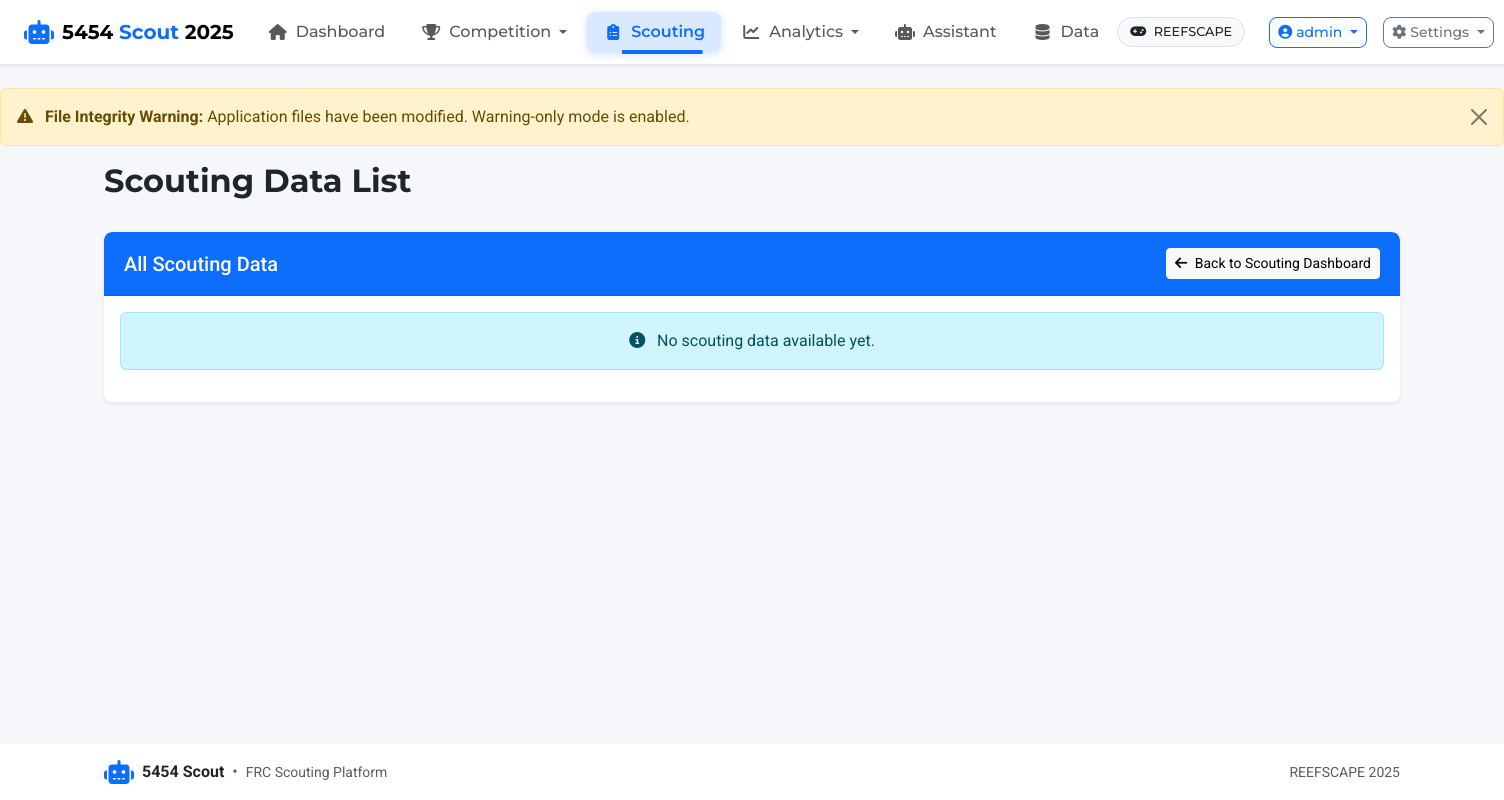
The page /scouting/list (signed in) on the database as committed earlier.
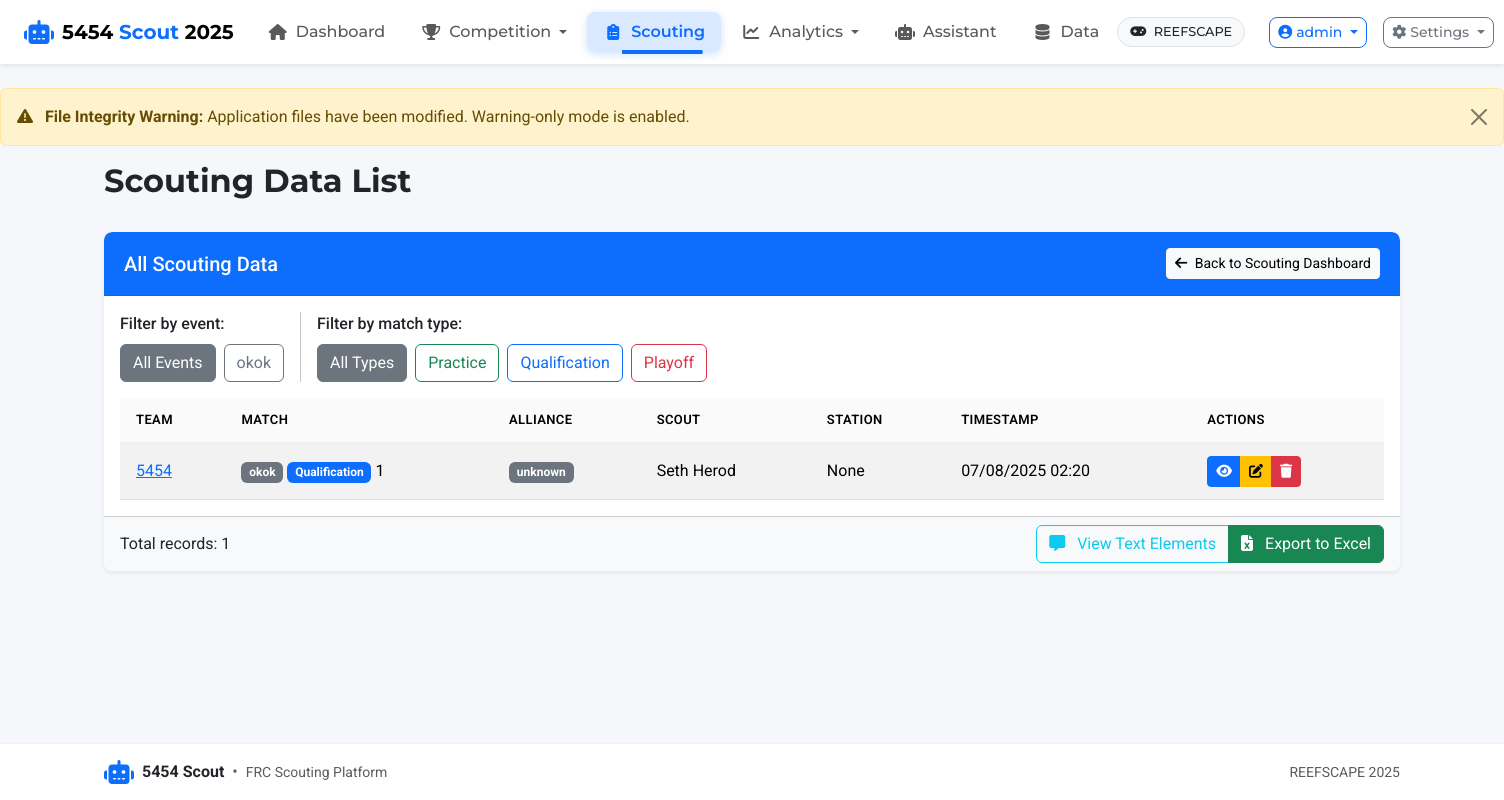
The same page on the database as committed later.
### app/models.py (models this page shows, shortened)
class Event(db.Model):
    id = db.Column(db.Integer, primary_key=True)
    name = db.Column(db.String(100), nullable=False)
    code = db.Column(db.String(20), unique=True)  # Event code like "CALA" or "NYRO"
    location = db.Column(db.String(100))
    start_date = db.Column(db.Date)
    end_date = db.Column(db.Date)
    year = db.Column(db.Integer, nullable=False)
    matches = db.relationship('Match', backref='event', lazy=True)

class ScoutingData(db.Model):
    id = db.Column(db.Integer, primary_key=True)
    match_id = db.Column(db.Integer, db.ForeignKey('match.id'), nullable=False)
    team_id = db.Column(db.Integer, db.ForeignKey('team.id'), nullable=False)
    scout_name = db.Column(db.String(50))
    scouting_station = db.Column(db.Integer)
    timestamp = db.Column(db.DateTime, default=datetime.utcnow)
    alliance = db.Column(db.String(10))  # 'red' or 'blue'
    data_json = db.Column(db.Text, nullable=False)  # JSON data based on game config
    @property
    def data(self):
        """Get data as a Python dictionary"""
        return json.loads(self.data_json)
    @data.setter
    def data(self, value):
        """Store data as JSON string"""
        self.data_json = json.dumps(value)

class Team(db.Model):
    id = db.Column(db.Integer, primary_key=True)
    team_number = db.Column(db.Integer, unique=True, nullable=False)
    team_name = db.Column(db.String(100))
    location = db.Column(db.String(100))
    scouting_data = db.relationship('ScoutingData', backref='team', lazy=True)
    events = db.relationship('Event', secondary=team_event, lazy='subquery',
                           backref=db.backref('teams', lazy=True))

class Match(db.Model):
    id = db.Column(db.Integer, primary_key=True)
    match_number = db.Column(db.Integer, nullable=False)
    match_type = db.Column(db.String(20), nullable=False)
    event_id = db.Column(db.Integer, db.ForeignKey('event.id'), nullable=False)
    red_alliance = db.Column(db.String(50))  # Comma-separated team numbers
    blue_alliance = db.Column(db.String(50))  # Comma-separated team numbers
    red_score = db.Column(db.Integer)
    blue_score = db.Column(db.Integer)
    winner = db.Column(db.String(10))  # 'red', 'blue', or 'tie'
    timestamp = db.Column(db.DateTime, default=datetime.utcnow)
    scouting_data = db.relationship('ScoutingData', backref='match', lazy=True)

### app/routes/scouting.py (the view)
@bp.route('/list')
@login_required
def list_data():
    if current_user.has_role('scout') and not current_user.has_role('analytics') and not current_user.has_role('admin'):
        flash('Access to the full scouting data list is restricted. Please contact an administrator for assistance.', 'warning')
        return redirect(url_for('scouting.index'))
    scouting_data = (ScoutingData.query
                     .join(Match)
                     .join(Event)
                     .join(Team)
                     .order_by(ScoutingData.timestamp.desc())
                     .all())
    events = (Event.query
             .join(Match)
             .join(ScoutingData)
             .distinct()
             .order_by(Event.name)
             .all())
    return render_template('scouting/list.html',
                         scouting_data=scouting_data,
                         events=events)

### app/models.py (called while the page is built)
    def has_role(self, role_name):
        return any(role.name == role_name for role in self.roles)

### app/routes/auth.py (called while the page is built)
@bp.app_context_processor
def inject_auth_vars():
    return {
        'current_user': current_user,
        'user_has_role': lambda role: current_user.is_authenticated and current_user.has_role(role)
    }

### run.py (called while the page is built)
@app.before_request
def check_first_run():
    if not User.query.first() and request.path != '/auth/login':
        flash('Database is being initialized. Please wait...', 'info')
        return redirect(url_for('auth.login'))

### app/templates/scouting/list.html (shortened to what the changed rows need)
{% extends 'base.html' %}
{% block heading %}Scouting Data List{% endblock %}
{% block content %}
<div class="card">
    <div class="card-body">
        {% if scouting_data %}        <div class="d-flex gap-3 mb-3">
            <div>
                <label class="form-label">Filter by event:</label>
                <div class="d-flex gap-2">
                    <button type="button" class="btn btn-outline-secondary event-filter-btn active" data-filter="all">All Events</button>
                    {% for event in events %}
                    <button type="button" class="btn btn-outline-secondary event-filter-btn" data-filter="{{ event.code }}">{{ event.code }}</button>
                    {% endfor %}
                </div>
            </div>
            <div>
                <label class="form-label">Filter by match type:</label>
                <div class="d-flex gap-2">
                    <button type="button" class="btn btn-outline-secondary match-filter-btn active" data-filter="all">All Types</button>
                    <button type="button" class="btn btn-outline-success match-filter-btn" data-filter="Practice">Practice</button>
                    <button type="button" class="btn btn-outline-primary match-filter-btn" data-filter="Qualification">Qualification</button>
                    <button type="button" class="btn btn-outline-danger match-filter-btn" data-filter="Playoff">Playoff</button>
                </div>
            </div>
        </div>
        <div class="table-responsive">
            <table class="table table-striped table-hover">
                <thead>
                    <tr>
                        <th>Team</th>
                        <th>Match</th>
                        <th>Alliance</th>
                        <th>Scout</th>
                        <th>Station</th>
                        <th>Timestamp</th>
                        <th>Actions</th>
                    </tr>
                </thead>
                <tbody>
                    {% for data in scouting_data %}
                    <tr>
                        <td>
                            <a href="{{ url_for('teams.view', team_number=data.team.team_number) }}">
                                {{ data.team.team_number }}
                            </a>
                        </td>                        <td>
                            <span class="badge bg-secondary">{{ data.match.event.code }}</span>
                            <span class="badge {% if data.match.match_type == 'Qualification' %}bg-primary{% elif data.match.match_type == 'Playoff' %}bg-danger{% elif data.match.match_type == 'Practice' %}bg-success{% else %}bg-secondary{% endif %}">
                                {{ data.match.match_type }}
                            </span>
                            {{ data.match.match_number }}
                        </td>
                        <td>
                            <span class="badge {% if data.alliance == 'red' %}bg-danger{% elif data.alliance == 'blue' %}bg-primary{% else %}bg-secondary{% endif %}">
                                {{ data.alliance }}
                            </span>
                        </td>
                        <td>{{ data.scout_name }}</td>
                        <td>{{ data.scouting_station }}</td>
                        <td>{{ data.timestamp.strftime('%m/%d/%Y %H:%M') }}</td>
                        <td>
                            <div class="btn-group" role="group">
                                <a href="{{ url_for('scouting.view_data', id=data.id) }}" class="btn btn-sm btn-primary" title="View">
                                    <i class="fas fa-eye"></i>
                                </a>
                                <a href="{{ url_for('scouting.scouting_form', team_id=data.team_id, match_id=data.match_id) }}" class="btn btn-sm btn-warning" title="Edit">
                                    <i class="fas fa-edit"></i>
                                </a>
                                <button type="button" class="btn btn-sm btn-danger" title="Delete"
                                        data-bs-toggle="modal" data-bs-target="#deleteModal{{ data.id }}">
                                    <i class="fas fa-trash"></i>
                                </button>
                            </div>
                        </td>
                    </tr>
                    {% endfor %}
                </tbody>
            </table>
        </div>
        {% else %}
        <div class="alert alert-info text-center">
            <i class="fas fa-info-circle me-2"></i> No scouting data available yet.
        </div>
        {% endif %}
    </div>
    {% if scouting_data %}
    <div class="card-footer bg-light">
        <div class="d-flex justify-content-between align-items-center">
            <span>Total records: {{ scouting_data|length }}</span>
            <div class="btn-group" role="group">
                <a href="{{ url_for('scouting.view_text_elements') }}" class="btn btn-outline-info">
                    <i class="fas fa-comment-alt me-2"></i> View Text Elements
                </a>
                <a href="{{ url_for('data.export_excel') }}" class="btn btn-success">
                    <i class="fas fa-file-excel me-2"></i> Export to Excel
                </a>
            </div>
        </div>
    </div>
    {% endif %}
</div>
{% endblock %}

Rows that differ between the two databases and show on the page:
added Event: code "okok"
added ScoutingData: team.team_number "5454", match.event.code "okok", match.match_type "Qualification", match.match_number "1", alliance "unknown", scout_name "Seth Herod", scouting_station "None", timestamp "07/08/2025 02:20"
Other text that changed with them:
{{ scouting_data|length }}: (not shown) → "1"
text no longer shown: "No scouting data available yet."
text now shown: "Filter by event: All Events Filter by match type: All Types Practice Qualification Playoff TEAM MATCH ALLIANCE SCOUT STATION TIMESTAMP ACTIONS Total records: View Text Elements Export to Excel"
